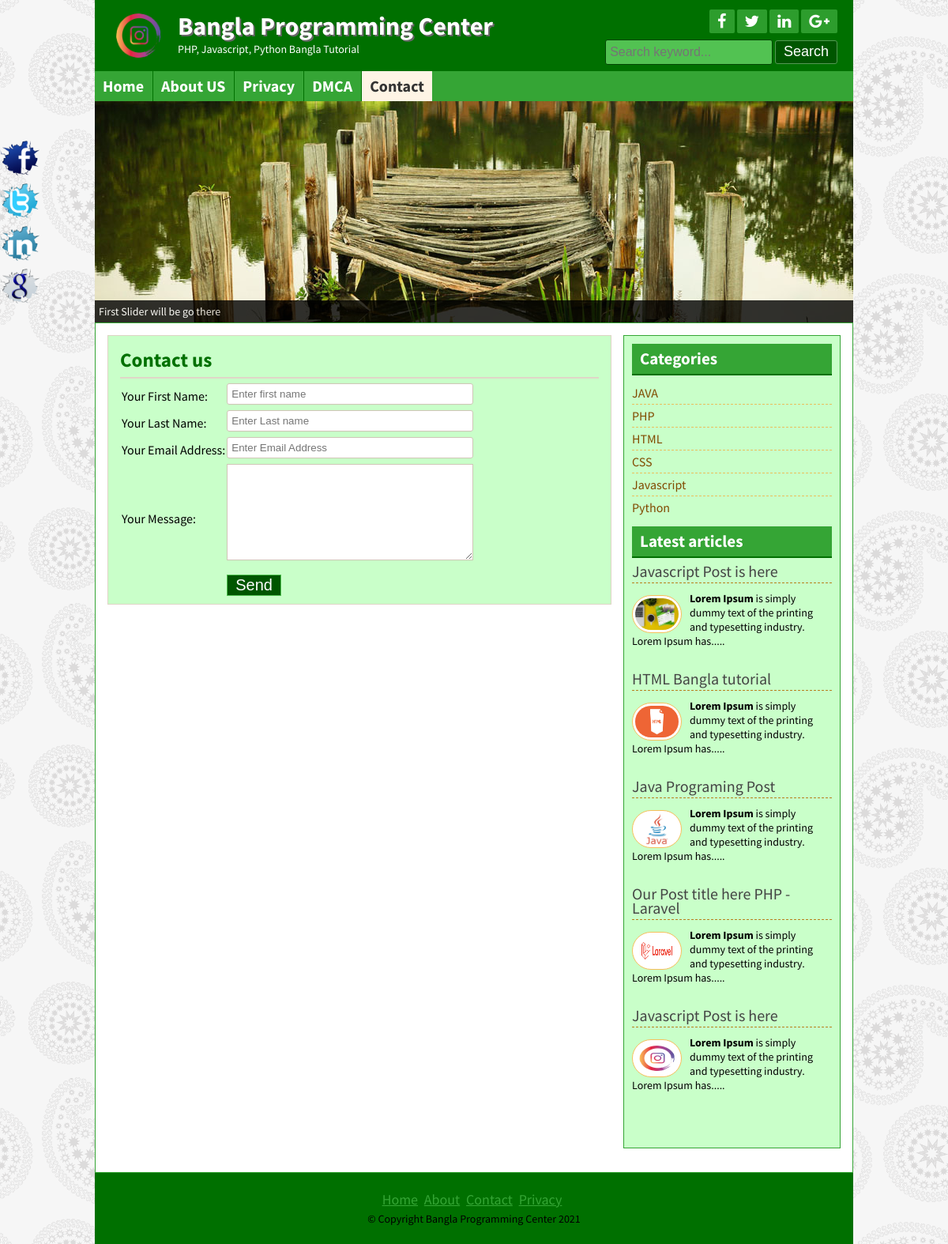
The page /contact.php on the database its author committed.
### tables this page shows
CREATE TABLE IF NOT EXISTS `title_slogan` (
  `id` int(11) NOT NULL,
  `title` varchar(255) NOT NULL,
  `slogan` varchar(255) NOT NULL,
  `logo` varchar(255) NOT NULL
);

CREATE TABLE IF NOT EXISTS `tbl_social` (
  `id` int(11) NOT NULL,
  `fb` varchar(255) NOT NULL,
  `tw` varchar(255) NOT NULL,
  `ln` varchar(255) NOT NULL,
  `gp` varchar(255) NOT NULL
);

CREATE TABLE IF NOT EXISTS `tbl_page` (
  `id` int(11) NOT NULL,
  `name` varchar(255) NOT NULL,
  `body` text NOT NULL
);

CREATE TABLE IF NOT EXISTS `tbl_category` (
  `id` int(11) NOT NULL,
  `name` varchar(50) NOT NULL
);

CREATE TABLE IF NOT EXISTS `tbl_post` (
  `id` int(11) NOT NULL,
  `cat` int(11) NOT NULL,
  `title` varchar(255) NOT NULL,
  `body` text NOT NULL,
  `image` varchar(255) NOT NULL,
  `author` varchar(50) NOT NULL,
  `tags` varchar(255) NOT NULL,
  `des` text NOT NULL,
  `date` timestamp NOT NULL DEFAULT CURRENT_TIMESTAMP,
  `userid` int(11) NOT NULL
);

CREATE TABLE IF NOT EXISTS `tbl_footer` (
  `id` int(11) NOT NULL,
  `note` varchar(255) NOT NULL
);

### lib/Database.php (called while the page is built, shortened)
<?php
Class Database{
	public $host   = DB_HOST;
	public $user   = DB_USER;
	public $pass   = DB_PASS;
	public $dbname = DB_NAME;
	public $link;
	private function connectDB(){
	$this->link = new mysqli($this->host, $this->user, $this->pass, $this->dbname);
 }
	public function select($query){
		$result = $this->link->query($query) or die($this->link->error.__LINE__);
		if($result->num_rows > 0){
			return $result;
		} else {
			return false;
		}
	}
}

### helpers/format.php (called while the page is built, shortened)
<?php
class Format{
    public function textShorten($text, $limit=400){
        $text = $text." ";
        $text = substr($text,0,$limit);
        $text = substr($text,0,strrpos($text, ' '));
        $text = $text.".....";
        return $text;
    }
}
?>

### inc/slider.php (the view)
<div class="slidersection templete clear">
        <div id="slider">
        <?php
					$query= "select * from tbl_slider order by id limit 5";
					$slider = $db->select($query);
					if($slider){
						while ($result = $slider->fetch_assoc()){
					?>
            <a href="#"><img src="admin/<?php echo $result['image']; ?>" alt="<?php echo $result['title']; ?>" title="<?php echo $result['title']; ?>" /></a>
          <?php } } ?>
        </div>
        </div>

### inc/header.php (shortened to what this page needs)
<?php include 'lib/Database.php'; ?>
<?php include 'helpers/format.php'; ?>
<?php
$db = new Database();
$fm = new Format();
?>
<!DOCTYPE html>
<html>
<head>
	<?php include 'scripts/css.php'; ?>
</head>
<body>
	<div class="headersection templete clear">
		<a href="index.php">
			<div class="logo">
				<?php
				$query = "select * from title_slogan where id='1' ";
				$blog_title = $db->select($query);
				if ($blog_title) {
					while ($result = $blog_title->fetch_assoc()) {
				?>
						<img src="admin/<?php echo $result['logo']; ?>" alt="logo" />
						<h2><?php echo $result['title']; ?></h2>
						<p><?php echo $result['slogan']; ?></p>
				<?php }
				} ?>
			</div>
		</a>
		<div class="social clear">
			<div class="icon clear">
				<?php
				$query = "select * from tbl_social where id='1' ";
				$socialmedia = $db->select($query);
				if ($socialmedia) {
					while ($result = $socialmedia->fetch_assoc()) {
				?>
						<a href="<?php echo $result['fb']; ?>" target="_blank"><i class="fa fa-facebook"></i></a>
						<a href="<?php echo $result['tw']; ?>" target="_blank"><i class="fa fa-twitter"></i></a>
						<a href="<?php echo $result['ln']; ?>" target="_blank"><i class="fa fa-linkedin"></i></a>
						<a href="<?php echo $result['gp']; ?>" target="_blank"><i class="fa fa-google-plus"></i></a>
				<?php }
				} ?>
			</div>
			<div class="searchbtn clear">
				<form action="search.php" method="get">
					<input type="text" name="search" placeholder="Search keyword..." />
					<input type="submit" name="submit" value="Search" />
				</form>
			</div>
		</div>
	</div>
	<div class="navsection templete">
		<?php
		$path = $_SERVER['SCRIPT_FILENAME'];
		$currentpage = basename($path, '.php');
		?>
		<ul>
			<li><a <?php
					if ($currentpage == 'index') {
						echo 'id="active"';
					} ?>href="index.php">Home</a></li>
			<?php
			$query = "select * from tbl_page";
			$pages = $db->select($query);
			if ($pages) {
				while ($result = $pages->fetch_assoc()) {
			?>
					<li><a <?php
							if (isset($_GET['pageid']) && $_GET['pageid'] == $result['id']) {
								echo 'id = "active"';
							}
							?> href="page.php?pageid=<?php echo $result['id']; ?>">
							<?php echo $result['name']; ?></a> </li>
			<?php }
			} ?>
			<li><a <?php if ($currentpage == 'contact') {
						echo 'id="active"';
					} ?> href="contact.php">Contact</a></li>
		</ul>
	</div>

### inc/sidebar.php
<div class="sidebar clear">
			<div class="samesidebar clear">
				<h2>Categories</h2>
					<ul>
					<?php
			$query = "select * from tbl_category";
			$category =$db->select($query);
			if($category){
				while ($result = $category->fetch_assoc()){
					?>
						<li><a href="posts.php?category=<?php echo $result['id'];?>"><?php echo $result['name'];?></a></li>
					<?php } }else{  ?>
					<li>NO Category Created</li>
				<?php } ?>
					</ul>
			</div>
			<div class="samesidebar clear">
			<h2>Latest articles</h2>
					<div class="popular clear">
			<?php
			$query = "select * from tbl_post limit 5";
			$post =$db->select($query);
			if($post){
				while ($result = $post->fetch_assoc()){
					?>
					<div class="popular clear">
						<h3><a href="post.php?id=<?php echo $result['id']; ?>"><?php echo $result['title']; ?></a></h3>
						<a href="post.php?id=<?php echo $result['id']; ?>"><img src="admin/<?php echo $result['image'];?>" alt="post image"/></a>
						<?php echo $fm->textShorten( $result['body'], 125); ?>
					</div>
					<?php } }else { header("Location:404.php");} ?>
			</div>
		</div>
		</div>

### inc/footer.php (shortened to what this page needs)
		</div>
<div class="footersection templete clear">
	  <div class="footermenu clear">
		<ul>
			<li><a href="#">Home</a></li>
			<li><a href="#">About</a></li>
			<li><a href="#">Contact</a></li>
			<li><a href="#">Privacy</a></li>
		</ul>
	  </div>
	  <?php
                $query = "select * from tbl_footer where id='1' ";
                $footernote = $db->select($query);
                if($footernote){
                    while($result= $footernote->fetch_assoc()){
?>
	  <p> &copy; <?php echo $result['note']; ?> <?php echo date('Y'); ?></p>
	  <?php } } ?>
	</div>
	<div class="fixedicon clear">
	<?php
                $query = "select * from tbl_social where id='1' ";
                $socialmedia = $db->select($query);
                if($socialmedia){
                    while($result= $socialmedia->fetch_assoc()){
?>
		<a href="<?php echo $result['fb']; ?>" target="_blank"><img src="images/fb.png" alt="Facebook"/></a>
		<a href="<?php echo $result['tw']; ?>" target="_blank"><img src="images/tw.png" alt="Twitter"/></a>
		<a href="<?php echo $result['ln']; ?>" target="_blank"><img src="images/in.png" alt="LinkedIn"/></a>
		<a href="<?php echo $result['gp']; ?>" target="_blank"><img src="images/gl.png" alt="GooglePlus"/></a>
		<?php } } ?>
	</div>
</body>
</html>

### css/nivo-slider.css (style rules this page uses)
.nivoSlider { position:relative; }
.nivoSlider a.nivo-imageLink { position:absolute; top:0px; left:0px; width:100%; height:100%; border:0; padding:0; margin:0; z-index:60; display:none; }

### style.css (style rules this page uses)
* { margin:0;padding:0;outline:0 }
body { font-family: 'Source Sans Pro', sans-serif;font-size:14px;line-height:18px;color:#000;background:url(images/bg.png)repeat fixed 0 0 #fff; }
.templete { width:960px;margin:0 auto; }
.clear { overflow:hidden; }
input[type="text"], input[type="email"] { border: 1px solid #cfc5b6; border-radius: 3px; margin-bottom: 5px; padding: 5px; width: 300px; }
input[type="submit"] { background: #b7801c none repeat scroll 0 0; border: 1px solid #e6af4b; color: #fff; cursor: pointer; font-size: 20px; padding: 1px 10px; }
.headersection { background: #ca932f none repeat scroll 0 0; color: #fff; }
.logo { float: left; width: 580px; }
.logo img { float: left; margin-right: 15px; padding-bottom: 10px; padding-left: 20px; padding-top: 10px; width: 70px; }
.logo h2 { color: #fff; font-size: 32px; margin-bottom: 11px; margin-top: 24px; text-shadow: 2px 2px 0 #666; }
.logo p { color:#fff; }
.social { float: right; margin-right: 20px; margin-top: 12px; text-align: right; width: 360px; }
.icon { float: right; }
.icon a { background: #a56e0a none repeat scroll 0 0; border-radius: 2px; color: #fff; display: block; float: left; font-size: 20px; margin-left: 3px; padding: 5px 10px; }
.searchbtn { float: right; margin-top: 8px; }
.searchbtn input[type="text"] { border: 1px solid #A56E0A; width: 200px; background: #FFE07C; font-size: 16px; height: 20px; }
.searchbtn input[type="submit"] { border: 1px solid #9d6602; border-radius: 3px; font-size: 18px; height: 30px; padding-left: 10px; padding-right: 10px; padding-top: 0; cursor: pointer; }
.navsection { background: none repeat scroll 0 0 #e6af4b; min-height: 38px; }
.navsection ul { margin:0;padding:0;list-style:none; }
.navsection ul li { border-left: 1px solid #fdc662; border-right: 1px solid #c18a26; display: block; float: left; position:relative; }
.navsection ul li:first-child { border-left: 0px solid #fdc662; }
.navsection ul li:last-child { border-right: 0px solid #c18a26; }
.navsection ul li a { color: #fff; display: block; font-size: 20px; font-weight: bold; padding: 10px; text-decoration: none; }
.navsection ul li a:hover, #active { background:#FEF4E5;color:#333; }
.sidebar { background: #fef4e5 none repeat scroll 0 0; border: 1px solid #ded4c5; float: right; margin-bottom: 15px; margin-top: 0; padding: 10px; width: 253px; }
.samesidebar { margin-bottom: 10px; }
.samesidebar h2 { background: #e6af4b none repeat scroll 0 0; border-bottom: 2px solid #b7801c; color: #333; margin-bottom: 8px; padding: 10px; }
.samesidebar ul { padding:0;margin:0;list-style:none; }
.samesidebar ul li { border-bottom: 1px dashed #e9c05c; font-size: 16px; padding: 5px 8px 5px 0; }
.samesidebar ul li:last-child { border-bottom: 0px dashed #e9c05c; }
.samesidebar ul li a { color: #814a00; text-decoration: none; }
.samesidebar p { margin-bottom: 10px; }
.popular { margin-bottom: 20px; }
.popular h3 { border-bottom: 1px dashed #b7801c; font-size: 20px; font-weight: normal; margin-bottom: 10px; padding-bottom: 5px; }
.popular h3 a { text-decoration:none;color:#444 }
.popular img { background: #fff none repeat scroll 0 0; border: 1px solid #f6bf5b; border-radius: 30px; float: left; height: 40px; margin-right: 10px; margin-top: 5px; padding: 3px; width: 55px; }
.footersection { height:90px;background:#B7801C;text-align:center }
.footermenu { margin-top: 25px; margin-bottom: 5px; }
.footermenu ul { padding:0;margin:0;list-style:none;text-align:center; }
.footermenu ul li { display:inline-block; }
.footermenu ul li a { color: #E6AF4B; font-size: 18px; margin-right: 5px; }
.fixedicon { left: 0; position: fixed; top: 175px; width: 60px; }
.fixedicon img { width: 50px; }

### rows shown on the page
title_slogan: logo (picture), title "Bangla Programming Center", slogan "PHP, Javascript, Python Bangla Tutorial"
tbl_page: name "About US"
tbl_page: name "Privacy"
tbl_page: name "DMCA"
tbl_category: name "JAVA"
tbl_category: name "PHP"
tbl_category: name "HTML"
tbl_category: name "CSS"
tbl_category: name "Javascript"
tbl_category: name "Python"
tbl_post: title "Javascript Post is here", image (picture), body "Lorem Ipsum is simply dummy text of the printing and typesetting industry. Lorem Ipsum has....."
tbl_post: title "HTML Bangla tutorial", image (picture), body "Lorem Ipsum is simply dummy text of the printing and typesetting industry. Lorem Ipsum has....."
tbl_post: title "Java Programing Post", image (picture), body "Lorem Ipsum is simply dummy text of the printing and typesetting industry. Lorem Ipsum has....."
tbl_post: title "Our Post title here PHP - Laravel", image (picture), body "Lorem Ipsum is simply dummy text of the printing and typesetting industry. Lorem Ipsum has....."
tbl_post: title "Javascript Post is here", image (picture), body "Lorem Ipsum is simply dummy text of the printing and typesetting industry. Lorem Ipsum has....."
tbl_footer: note "Copyright Bangla Programming Center"
